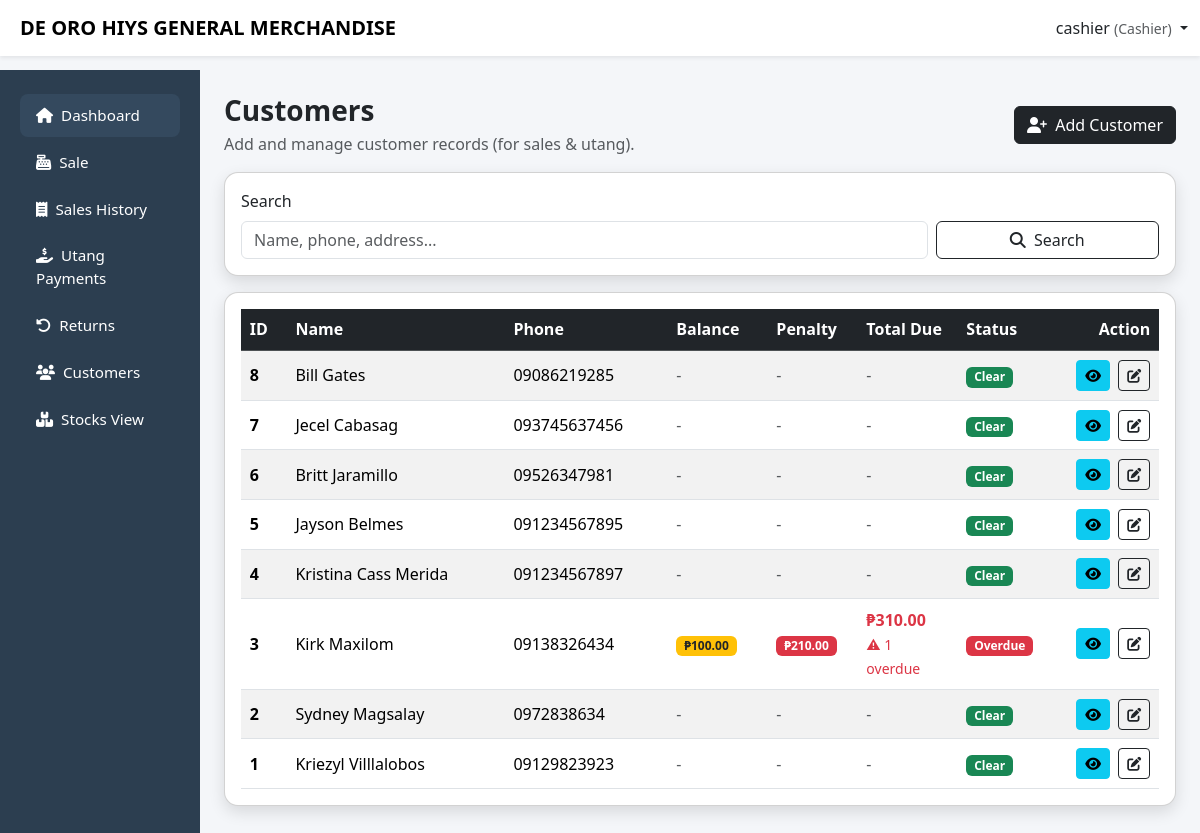
The app's page /ricesales_stock_monitoring/capstone/cashier/customers.php (signed in) with its own data.
### tables this page shows
CREATE TABLE `customers` (
  `customer_id` int(11) NOT NULL,
  `first_name` varchar(50) DEFAULT NULL,
  `last_name` varchar(50) DEFAULT NULL,
  `phone` varchar(20) DEFAULT NULL,
  `address` text DEFAULT NULL,
  `created_at` timestamp NOT NULL DEFAULT current_timestamp()
);

### ricesales_stock_monitoring/capstone/cashier/customers.php (the view, shortened to what this page needs)
<?php
$username = $_SESSION['username'] ?? 'Cashier';
include '../config/db.php';
function h($v){ return htmlspecialchars((string)$v, ENT_QUOTES, 'UTF-8'); }
$q = trim($_GET['q'] ?? '');
$sql = "
  SELECT
    c.*,
    IFNULL(SUM(ar.total_amount), 0) as ar_total,
    IFNULL(SUM(ar.balance), 0) as ar_balance,
    IFNULL(SUM(p.penalty_amount), 0) as total_penalties,
    MAX(ar.due_date) as latest_due_date,
    SUM(CASE WHEN ar.status != 'paid' AND ar.due_date < CURDATE() THEN 1 ELSE 0 END) as overdue_count
  FROM customers c
  LEFT JOIN account_receivable ar ON c.customer_id = ar.customer_id
  LEFT JOIN penalties p ON ar.ar_id = p.reference_id AND p.reference_type = 'receivable'
";
$sql .= " GROUP BY c.customer_id ORDER BY c.created_at DESC LIMIT 200";
$stmt = $conn->prepare($sql);
$stmt->execute();
$customers = $stmt->get_result();
?>
<!DOCTYPE html>
<html lang="en">
<head>
<link href="https://cdn.jsdelivr.net/npm/bootstrap@5.3.2/dist/css/bootstrap.min.css" rel="stylesheet">
<link href="https://cdnjs.cloudflare.com/ajax/libs/font-awesome/6.5.1/css/all.min.css" rel="stylesheet">
<link href="../css/layout.css" rel="stylesheet">
</head>
<body>
<nav class="navbar navbar-expand-lg navbar-light bg-white shadow-sm fixed-top">
<div class="container-fluid">
<span class="navbar-brand fw-bold ms-2">DE ORO HIYS GENERAL MERCHANDISE</span>
<div class="ms-auto dropdown">
<a class="nav-link dropdown-toggle" data-bs-toggle="dropdown">
<?= h($username) ?> <small class="text-muted">(Cashier)</small>
</a>
</div>
</div>
</nav>
<div class="container-fluid">
<div class="row">
<?php include '../includes/cashier_sidebar.php'; ?>
<main class="col-lg-10 ms-sm-auto px-4 main-content">
<div class="py-4">
<div class="d-flex justify-content-between align-items-center flex-wrap gap-2 mb-3">
<div>
<h3 class="fw-bold mb-1">Customers</h3>
<div class="text-muted">Add and manage customer records (for sales & utang).</div>
</div>
<button class="btn btn-dark" data-bs-toggle="modal" data-bs-target="#addCustomerModal">
<i class="fa-solid fa-user-plus me-1"></i> Add Customer
</button>
</div>
<div class="card modern-card mb-3">
<div class="card-body">
<form class="row g-2 align-items-end" method="GET">
<div class="col-12 col-md-9">
<label class="form-label">Search</label>
<input class="form-control" name="q" value="<?= h($q) ?>" placeholder="Name, phone, address...">
</div>
<div class="col-12 col-md-3 d-grid">
<button class="btn btn-outline-dark"><i class="fa-solid fa-magnifying-glass me-1"></i> Search</button>
</div>
</form>
</div>
</div>
<div class="card modern-card">
<div class="card-body table-responsive">
<table class="table table-striped align-middle mb-0">
<thead class="table-dark">
<tr>
<th>ID</th>
<th>Name</th>
<th>Phone</th>
<th style="width:100px;">Balance</th>
<th style="width:90px;">Penalty</th>
<th style="width:100px;">Total Due</th>
<th style="width:80px;">Status</th>
<th class="text-end">Action</th>
</tr>
</thead>
<tbody>
<?php if($customers && $customers->num_rows>0): ?>
<?php while($c = $customers->fetch_assoc()): ?>
<?php
$name = trim(($c['first_name'] ?? '').' '.($c['last_name'] ?? ''));
$ar_balance = (float)($c['ar_balance'] ?? 0);
$penalties = (float)($c['total_penalties'] ?? 0);
$total_due = $ar_balance + $penalties;
$overdue = (int)($c['overdue_count'] ?? 0);
$has_debt = $ar_balance > 0;
?>
<tr>
<td class="fw-bold"><?= (int)$c['customer_id'] ?></td>
<td><?= h($name ?: 'N/A') ?></td>
<td><?= h($c['phone'] ?? '') ?></td>
<td>
  <?php if($has_debt): ?>
    <span class="badge bg-warning text-dark">₱<?= number_format($ar_balance, 2) ?></span>
  <?php else: ?>
    <span class="text-muted">-</span>
  <?php endif; ?>
</td>
<td>
  <?php if($penalties > 0): ?>
    <span class="badge bg-danger">₱<?= number_format($penalties, 2) ?></span>
  <?php else: ?>
    <span class="text-muted">-</span>
  <?php endif; ?>
</td>
<td>
  <?php if($total_due > 0): ?>
    <strong class="<?= $overdue > 0 ? 'text-danger' : '' ?>">₱<?= number_format($total_due, 2) ?></strong>
    <?php if($overdue > 0): ?><br><small class="text-danger">⚠ <?= $overdue ?> overdue</small><?php endif; ?>
  <?php else: ?>
    <span class="text-muted">-</span>
  <?php endif; ?>
</td>
<td>
  <?php if($overdue > 0): ?>
    <span class="badge bg-danger">Overdue</span>
  <?php elseif($has_debt): ?>
    <span class="badge bg-warning text-dark">Owing</span>
  <?php else: ?>
    <span class="badge bg-success">Clear</span>
  <?php endif; ?>
</td>
<td class="text-end">
  <button class="btn btn-sm btn-info me-1" type="button" onclick="viewCustomer(<?= (int)$c['customer_id'] ?>, '<?= h($name ?: 'N/A') ?>', <?= $ar_balance ?>, <?= $penalties ?>, <?= $overdue ?>, <?= $total_due ?>)"><i class="fa-solid fa-eye"></i></button>
  <button class="btn btn-sm btn-outline-dark" type="button" onclick="editCustomer(<?= (int)$c['customer_id'] ?>, '<?= h($c['first_name'] ?? '') ?>', '<?= h($c['last_name'] ?? '') ?>', '<?= h($c['phone'] ?? '') ?>', '<?= h($c['address'] ?? '') ?>')"><i class="fa-solid fa-pen-to-square"></i></button>
</td>
</tr>
<?php endwhile; ?>
<?php else: ?>
<tr><td colspan="8" class="text-center text-muted py-4">No customers found.</td></tr>
<?php endif; ?>
</tbody>
</table>
</div>
</div>
</div>
</main>
</div>
</div>
</body>
</html>

### ricesales_stock_monitoring/capstone/css/layout.css (style rules this page uses)
body { background:#f4f6f9; padding-top: 60px; }
.modern-card { border-radius:14px; box-shadow:0 6px 16px rgba(0,0,0,.12); transition:.3s; }
.main-content { padding-top:0px; }
.table td, .table th { padding:0.55rem; vertical-align: middle; }
.table td,.table th { vertical-align:middle; }
table td, .table th { padding:0.55rem; vertical-align: middle; }
body { background:#f4f6f9; padding-top:70px; }
.modern-card { border-radius:14px; box-shadow:0 6px 16px rgba(0,0,0,.12); }
.table td, .table th { vertical-align: middle; }

### records on screen
customers: customer_id "8", first_name+last_name "Bill Gates", phone "09086219285", shows "Clear"
customers: customer_id "7", first_name+last_name "Jecel Cabasag", phone "093745637456", shows "Clear"
customers: customer_id "6", first_name+last_name "Britt Jaramillo", phone "09526347981", shows "Clear"
customers: customer_id "5", first_name+last_name "Jayson Belmes", phone "091234567895", shows "Clear"
customers: customer_id "4", first_name+last_name "Kristina Cass Merida", phone "091234567897", shows "Clear"
customers: customer_id "3", first_name+last_name "Kirk Maxilom", phone "09138326434", ar_balance "100.00", penalties "210.00", total_due "310.00", overdue "1", shows "Overdue"
customers: customer_id "2", first_name+last_name "Sydney Magsalay", phone "0972838634", shows "Clear"
customers: customer_id "1", first_name+last_name "Kriezyl Villlalobos", phone "09129823923", shows "Clear"

### other values on screen
$username "cashier"
